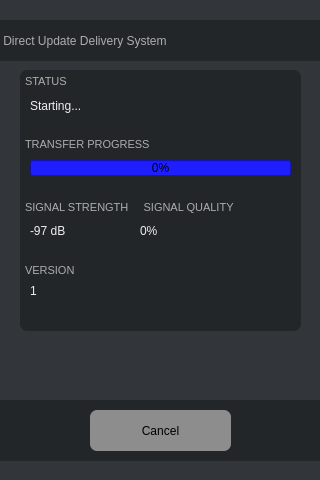
<?xml version="1.0" encoding="UTF-8"?>
<ui version="4.0">
 <class>Dialog</class>
 <widget class="QDialog" name="Dialog">
  <property name="geometry">
   <rect>
    <x>0</x>
    <y>0</y>
    <width>320</width>
    <height>480</height>
   </rect>
  </property>
  <property name="windowTitle">
   <string>Dialog</string>
  </property>
  <widget class="QWidget" name="widget" native="true">
   <property name="geometry">
    <rect>
     <x>0</x>
     <y>0</y>
     <width>320</width>
     <height>480</height>
    </rect>
   </property>
   <property name="maximumSize">
    <size>
     <width>320</width>
     <height>480</height>
    </size>
   </property>
   <property name="styleSheet">
    <string notr="true">background-color: rgb(50, 54, 59);</string>
   </property>
   <widget class="QLabel" name="label">
    <property name="geometry">
     <rect>
      <x>0</x>
      <y>20</y>
      <width>320</width>
      <height>41</height>
     </rect>
    </property>
    <property name="styleSheet">
     <string notr="true">font: 75 16pt &quot;MS Shell Dlg 2&quot;;
background-color: rgb(35, 38, 41);
color: rgb(173, 173, 173);</string>
    </property>
    <property name="text">
     <string> Direct Update Delivery System</string>
    </property>
   </widget>
   <widget class="QPushButton" name="cancelButton">
    <property name="geometry">
     <rect>
      <x>90</x>
      <y>410</y>
      <width>141</width>
      <height>41</height>
     </rect>
    </property>
    <property name="styleSheet">
     <string notr="true">border-radius:7px;
background-color: rgb(141, 141, 141);
font: 12pt &quot;MS Shell Dlg 2&quot;;</string>
    </property>
    <property name="text">
     <string>Cancel</string>
    </property>
   </widget>
   <widget class="QLabel" name="label_2">
    <property name="geometry">
     <rect>
      <x>0</x>
      <y>400</y>
      <width>320</width>
      <height>61</height>
     </rect>
    </property>
    <property name="styleSheet">
     <string notr="true">font: 75 16pt &quot;MS Shell Dlg 2&quot;;
background-color: rgb(35, 38, 41);
color: rgb(173, 173, 173);</string>
    </property>
    <property name="text">
     <string/>
    </property>
   </widget>
   <widget class="QProgressBar" name="progressBar">
    <property name="geometry">
     <rect>
      <x>30</x>
      <y>160</y>
      <width>261</width>
      <height>16</height>
     </rect>
    </property>
    <property name="styleSheet">
     <string notr="true">background-color: rgb(30, 30, 255);</string>
    </property>
    <property name="value">
     <number>0</number>
    </property>
    <property name="alignment">
     <set>Qt::AlignLeading|Qt::AlignLeft|Qt::AlignVCenter</set>
    </property>
    <property name="textVisible">
     <bool>true</bool>
    </property>
   </widget>
   <widget class="QLabel" name="versionNum">
    <property name="geometry">
     <rect>
      <x>30</x>
      <y>280</y>
      <width>41</width>
      <height>21</height>
     </rect>
    </property>
    <property name="styleSheet">
     <string notr="true">background-color: rgb(35, 38, 41);
color: rgb(239, 239, 239);
font: 75 12pt &quot;MS Shell Dlg 2&quot;;</string>
    </property>
    <property name="text">
     <string>1</string>
    </property>
   </widget>
   <widget class="QLabel" name="label_3">
    <property name="geometry">
     <rect>
      <x>20</x>
      <y>70</y>
      <width>281</width>
      <height>261</height>
     </rect>
    </property>
    <property name="font">
     <font>
      <family>MS Shell Dlg 2</family>
      <pointsize>8</pointsize>
      <weight>50</weight>
      <italic>false</italic>
      <bold>false</bold>
     </font>
    </property>
    <property name="styleSheet">
     <string notr="true">font: 8pt &quot;MS Shell Dlg 2&quot;;
background-color: rgb(35, 38, 41);
color: rgb(173, 173, 173);
border-radius:7px;</string>
    </property>
    <property name="text">
     <string>&lt;html&gt;&lt;head/&gt;&lt;body&gt;&lt;p&gt;STATUS&lt;/p&gt;&lt;p&gt;&lt;br/&gt;&lt;/p&gt;&lt;p&gt;TRANSFER PROGRESS&lt;/p&gt;&lt;p&gt;&lt;br/&gt;&lt;/p&gt;&lt;p&gt;SIGNAL STRENGTH     SIGNAL QUALITY&lt;/p&gt;&lt;p&gt;&lt;br/&gt;&lt;/p&gt;&lt;p&gt;VERSION&lt;/p&gt;&lt;/body&gt;&lt;/html&gt;</string>
    </property>
    <property name="textFormat">
     <enum>Qt::AutoText</enum>
    </property>
    <property name="scaledContents">
     <bool>false</bool>
    </property>
    <property name="alignment">
     <set>Qt::AlignLeading|Qt::AlignLeft|Qt::AlignTop</set>
    </property>
    <property name="wordWrap">
     <bool>false</bool>
    </property>
    <property name="margin">
     <number>5</number>
    </property>
    <property name="indent">
     <number>5</number>
    </property>
   </widget>
   <widget class="QLabel" name="signalStrength">
    <property name="geometry">
     <rect>
      <x>30</x>
      <y>220</y>
      <width>81</width>
      <height>21</height>
     </rect>
    </property>
    <property name="styleSheet">
     <string notr="true">background-color: rgb(35, 38, 41);
color: rgb(239, 239, 239);
font: 75 12pt &quot;MS Shell Dlg 2&quot;;</string>
    </property>
    <property name="text">
     <string>-97 dB</string>
    </property>
   </widget>
   <widget class="QLabel" name="status">
    <property name="geometry">
     <rect>
      <x>30</x>
      <y>90</y>
      <width>261</width>
      <height>31</height>
     </rect>
    </property>
    <property name="styleSheet">
     <string notr="true">background-color: rgb(35, 38, 41);
color: rgb(239, 239, 239);
font: 75 12pt &quot;MS Shell Dlg 2&quot;;</string>
    </property>
    <property name="text">
     <string>Starting...</string>
    </property>
   </widget>
   <widget class="QLabel" name="signalQuality">
    <property name="geometry">
     <rect>
      <x>140</x>
      <y>220</y>
      <width>81</width>
      <height>21</height>
     </rect>
    </property>
    <property name="styleSheet">
     <string notr="true">background-color: rgb(35, 38, 41);
color: rgb(239, 239, 239);
font: 75 12pt &quot;MS Shell Dlg 2&quot;;</string>
    </property>
    <property name="text">
     <string>0%</string>
    </property>
   </widget>
   <zorder>label_2</zorder>
   <zorder>label</zorder>
   <zorder>cancelButton</zorder>
   <zorder>label_3</zorder>
   <zorder>signalStrength</zorder>
   <zorder>status</zorder>
   <zorder>signalQuality</zorder>
   <zorder>progressBar</zorder>
   <zorder>versionNum</zorder>
  </widget>
 </widget>
 <resources/>
 <connections/>
</ui>
